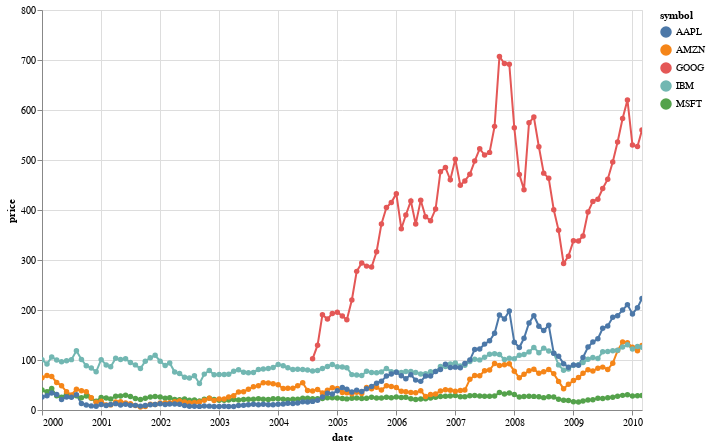

Write notebook code for a chart like this one.
### Markdown cell above
3. Побудувати  інтерактивний графік, використовуючи бібліотеку Altair.
Використовувати датасет source = data.stocks()
Тип графіка лінійний, з маркерами.
Вимоги:
На осі X буде відображено часові мітки (дата та час), на осі Y - ціни акцій,
а кожна лінія буде представляти окрему компанію.
Визначте кожну лінію графіка за допомогою кольорів
Додайте точки на графіку, які відображають конкретні значення цін акцій у визначені моменти часу.
Додайте легенду, що пояснює, яка лінія відповідає кожній компанії.
Збережіть графік у файл.

### Code cell
source = data.stocks()

chart = alt.Chart(source).mark_line(point=True).encode(
    x='date:T',
    y='price:Q',
    color='symbol:N',
    tooltip=['symbol:N', 'date:T', 'price:Q']
).properties(
    width=600,
    height=400
).interactive()

chart.save('interactive_chart.html')
chart

### Figure 1 — Vega-Lite specification as saved in the notebook (floating-point values rounded to 4 significant figures; data arrays with more than 128 entries replaced by an {"elided": "..."} marker saying what was removed)
{"config": {"view": {"continuousWidth": 300, "continuousHeight": 300}}, "data": {"name": "data-96e857a61c6b623bafe23440d582a500"}, "mark": {"type": "line", "point": true}, "encoding": {"color": {"field": "symbol", "type": "nominal"}, "tooltip": [{"field": "symbol", "type": "nominal"}, {"field": "date", "type": "temporal"}, {"field": "price", "type": "quantitative"}], "x": {"field": "date", "type": "temporal"}, "y": {"field": "price", "type": "quantitative"}}, "height": 400, "params": [{"name": "param_2", "select": {"type": "interval", "encodings": ["x", "y"]}, "bind": "scales"}], "width": 600, "$schema": "https://vega.github.io/schema/vega-lite/v5.15.1.json", "datasets": {"data-96e857a61c6b623bafe23440d582a500": {"elided": "560 records"}}}
